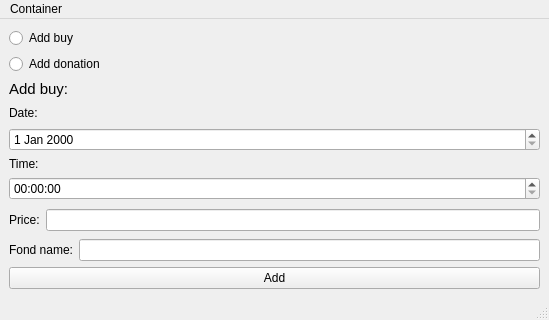
<?xml version="1.0" encoding="UTF-8"?>
<ui version="4.0">
 <class>MainWindow</class>
 <widget class="QMainWindow" name="MainWindow">
  <property name="geometry">
   <rect>
    <x>0</x>
    <y>0</y>
    <width>549</width>
    <height>320</height>
   </rect>
  </property>
  <property name="windowTitle">
   <string>MainWindow</string>
  </property>
  <widget class="QWidget" name="centralwidget">
   <layout class="QVBoxLayout" name="verticalLayout_2">
    <item>
     <layout class="QVBoxLayout" name="verticalLayout">
      <item>
       <layout class="QHBoxLayout" name="horizontalLayout_5">
        <item>
         <widget class="QRadioButton" name="radioButton">
          <property name="text">
           <string>Add buy</string>
          </property>
         </widget>
        </item>
       </layout>
      </item>
      <item>
       <widget class="QRadioButton" name="radioButton_2">
        <property name="text">
         <string>Add donation</string>
        </property>
       </widget>
      </item>
      <item>
       <widget class="QLabel" name="label">
        <property name="font">
         <font>
          <pointsize>11</pointsize>
         </font>
        </property>
        <property name="text">
         <string>Add buy: </string>
        </property>
       </widget>
      </item>
      <item>
       <spacer name="verticalSpacer_5">
        <property name="orientation">
         <enum>Qt::Vertical</enum>
        </property>
        <property name="sizeHint" stdset="0">
         <size>
          <width>20</width>
          <height>40</height>
         </size>
        </property>
       </spacer>
      </item>
      <item>
       <layout class="QHBoxLayout" name="horizontalLayout_4">
        <item>
         <widget class="QLabel" name="label_2">
          <property name="text">
           <string>Date:</string>
          </property>
         </widget>
        </item>
       </layout>
      </item>
      <item>
       <spacer name="verticalSpacer_4">
        <property name="orientation">
         <enum>Qt::Vertical</enum>
        </property>
        <property name="sizeHint" stdset="0">
         <size>
          <width>20</width>
          <height>40</height>
         </size>
        </property>
       </spacer>
      </item>
      <item>
       <widget class="QDateEdit" name="dateEdit"/>
      </item>
      <item>
       <layout class="QHBoxLayout" name="horizontalLayout_3">
        <item>
         <widget class="QLabel" name="label_3">
          <property name="text">
           <string>Time:</string>
          </property>
         </widget>
        </item>
       </layout>
      </item>
      <item>
       <widget class="QTimeEdit" name="timeEdit"/>
      </item>
      <item>
       <spacer name="verticalSpacer_3">
        <property name="orientation">
         <enum>Qt::Vertical</enum>
        </property>
        <property name="sizeHint" stdset="0">
         <size>
          <width>20</width>
          <height>40</height>
         </size>
        </property>
       </spacer>
      </item>
      <item>
       <layout class="QHBoxLayout" name="horizontalLayout_2">
        <item>
         <widget class="QLabel" name="label_4">
          <property name="text">
           <string>Price:</string>
          </property>
         </widget>
        </item>
        <item>
         <widget class="QLineEdit" name="lineEdit"/>
        </item>
       </layout>
      </item>
      <item>
       <spacer name="verticalSpacer_2">
        <property name="orientation">
         <enum>Qt::Vertical</enum>
        </property>
        <property name="sizeHint" stdset="0">
         <size>
          <width>20</width>
          <height>40</height>
         </size>
        </property>
       </spacer>
      </item>
      <item>
       <layout class="QHBoxLayout" name="horizontalLayout">
        <item>
         <widget class="QLabel" name="label_5">
          <property name="text">
           <string>Fond name:</string>
          </property>
         </widget>
        </item>
        <item>
         <widget class="QLineEdit" name="lineEdit_2"/>
        </item>
       </layout>
      </item>
      <item>
       <spacer name="verticalSpacer">
        <property name="orientation">
         <enum>Qt::Vertical</enum>
        </property>
        <property name="sizeHint" stdset="0">
         <size>
          <width>20</width>
          <height>5</height>
         </size>
        </property>
       </spacer>
      </item>
      <item>
       <widget class="QPushButton" name="pushButton">
        <property name="text">
         <string>Add</string>
        </property>
       </widget>
      </item>
     </layout>
    </item>
   </layout>
  </widget>
  <widget class="QMenuBar" name="menubar">
   <property name="geometry">
    <rect>
     <x>0</x>
     <y>0</y>
     <width>549</width>
     <height>25</height>
    </rect>
   </property>
   <widget class="QMenu" name="menuContainer">
    <property name="title">
     <string>Container</string>
    </property>
    <addaction name="actionShow"/>
    <addaction name="actionSize"/>
    <addaction name="actionEmptiness"/>
    <addaction name="actionDelete_first"/>
    <addaction name="actionSave_as"/>
    <addaction name="actionLoad"/>
    <addaction name="separator"/>
    <addaction name="actionCount_money"/>
    <addaction name="actionCount_money_for_fond"/>
   </widget>
   <addaction name="menuContainer"/>
  </widget>
  <widget class="QStatusBar" name="statusbar"/>
  <action name="actionShow">
   <property name="text">
    <string>Show</string>
   </property>
  </action>
  <action name="actionSize">
   <property name="text">
    <string>Size</string>
   </property>
  </action>
  <action name="actionEmptiness">
   <property name="text">
    <string>Emptiness</string>
   </property>
  </action>
  <action name="actionDelete_first">
   <property name="text">
    <string>Delete first</string>
   </property>
  </action>
  <action name="actionSave_as">
   <property name="text">
    <string>Save as..</string>
   </property>
  </action>
  <action name="actionLoad">
   <property name="text">
    <string>Load</string>
   </property>
  </action>
  <action name="actionCount_money">
   <property name="text">
    <string>Count money</string>
   </property>
  </action>
  <action name="actionCount_money_for_fond">
   <property name="text">
    <string>Count money for fond</string>
   </property>
  </action>
 </widget>
 <resources/>
 <connections/>
</ui>
